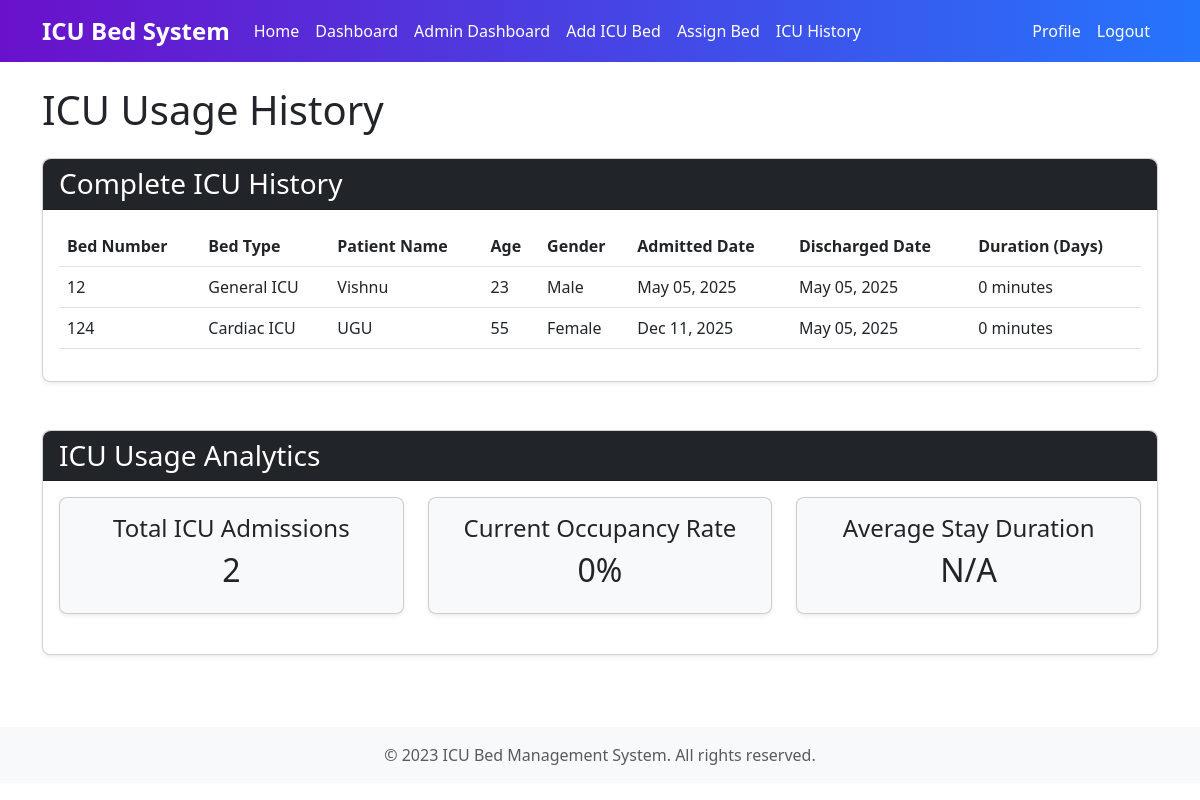
Page /beds/icu-history/ (signed in) on the committed database.
### beds/models.py (models this page shows, shortened)
class ICUHistory(models.Model):
    GENDER_CHOICES = [
        ('male', 'Male'),
        ('female', 'Female'),
        ('other', 'Other'),
    ]
    bed = models.ForeignKey(ICUBed, on_delete=models.CASCADE, related_name='history')
    patient_name = models.CharField(max_length=100)
    patient_age = models.PositiveIntegerField()
    patient_gender = models.CharField(max_length=10, choices=GENDER_CHOICES)
    admitted_date = models.DateField()
    discharged_date = models.DateField(null=True, blank=True)
    treatment_details = models.TextField(blank=True, null=True)
    created_at = models.DateTimeField(auto_now_add=True)
    class Meta:
        verbose_name_plural = "ICU Histories"

class ICUBed(models.Model):
    BED_TYPES = [
        ('general', 'General ICU'),
        ('cardiac', 'Cardiac ICU'),
        ('neonatal', 'Neonatal ICU'),
        ('pediatric', 'Pediatric ICU'),
        ('surgical', 'Surgical ICU'),
    ]
    bed_number = models.CharField(max_length=10, unique=True)
    bed_type = models.CharField(max_length=20, choices=BED_TYPES)
    is_available = models.BooleanField(default=True)
    description = models.TextField(blank=True, null=True)
    price_per_day = models.DecimalField(max_digits=10, decimal_places=2)
    created_at = models.DateTimeField(auto_now_add=True)
    updated_at = models.DateTimeField(auto_now=True)

### beds/views.py (the view)
# urls.py: path('icu-history/', views.icu_history, name='icu_history'),
@login_required
def icu_history(request):
    if not is_admin(request.user):
        messages.error(request, 'You do not have permission to view ICU history.')
        return redirect('dashboard')
    histories = ICUHistory.objects.all().order_by('-discharged_date')
    return render(request, 'beds/icu_history.html', {'histories': histories})

### beds/views.py (called while the page is built)
def is_admin(user):
    return user.is_staff or user.is_superuser

### templates/beds/icu_history.html (shortened to what this page needs)
{% extends 'base.html' %}
{% block content %}
<div class="row">
    <div class="col-md-12">
        <h1 class="mb-4">ICU Usage History</h1>
    </div>
</div>
<div class="row">
    <div class="col-md-12">
        <div class="card">
            <div class="card-header bg-dark text-white">
                <h3 class="mb-0">Complete ICU History</h3>
            </div>
            <div class="card-body">
                {% if histories %}
                    <div class="table-responsive">
                        <table class="table table-hover">
                            <thead>
                                <tr>
                                    <th>Bed Number</th>
                                    <th>Bed Type</th>
                                    <th>Patient Name</th>
                                    <th>Age</th>
                                    <th>Gender</th>
                                    <th>Admitted Date</th>
                                    <th>Discharged Date</th>
                                    <th>Duration (Days)</th>
                                </tr>
                            </thead>
                            <tbody>
                                {% for history in histories %}
                                    <tr>
                                        <td>{{ history.bed.bed_number }}</td>
                                        <td>{{ history.bed.get_bed_type_display }}</td>
                                        <td>{{ history.patient_name }}</td>
                                        <td>{{ history.patient_age }}</td>
                                        <td>{{ history.get_patient_gender_display }}</td>
                                        <td>{{ history.admitted_date|date:"M d, Y" }}</td>
                                        <td>{{ history.discharged_date|date:"M d, Y"|default:"--" }}</td>
                                        <td>
                                            {% if history.discharged_date %}
                                                {{ history.discharged_date|timeuntil:history.admitted_date }}
                                            {% else %}
                                                Still admitted
                                            {% endif %}
                                        </td>
                                    </tr>
                                {% endfor %}
                            </tbody>
                        </table>
                    </div>
                {% else %}
                    <div class="alert alert-info">
                        No ICU history records found.
                    </div>
                {% endif %}
            </div>
        </div>
    </div>
</div>
<div class="row mt-4">
    <div class="col-md-12">
        <div class="card">
            <div class="card-header bg-dark text-white">
                <h3 class="mb-0">ICU Usage Analytics</h3>
            </div>
            <div class="card-body">
                <div class="row">
                    <div class="col-md-4">
                        <div class="card bg-light">
                            <div class="card-body text-center">
                                <h4>Total ICU Admissions</h4>
                                <h2>{{ histories|length }}</h2>
                            </div>
                        </div>
                    </div>
                    <div class="col-md-4">
                        <div class="card bg-light">
                            <div class="card-body text-center">
                                <h4>Current Occupancy Rate</h4>
                                <h2>
                                    {% with total=bed_count occupied=occupied_count %}
                                        {% if total > 0 %}
                                            {{ occupied|floatformat:0 }}%
                                        {% else %}
                                            0%
                                        {% endif %}
                                    {% endwith %}
                                </h2>
                            </div>
                        </div>
                    </div>
                    <div class="col-md-4">
                        <div class="card bg-light">
                            <div class="card-body text-center">
                                <h4>Average Stay Duration</h4>
                                <h2>
                                    {% with completed=completed_histories %}
                                        {% if completed %}
                                            {{ avg_duration|floatformat:1 }} days
                                        {% else %}
                                            N/A
                                        {% endif %}
                                    {% endwith %}
                                </h2>
                            </div>
                        </div>
                    </div>
                </div>
            </div>
        </div>
    </div>
</div>
{% endblock %}

### static/css/style.css (style rules this page uses)
.card { margin-bottom: 1.5rem; border-radius: 0.5rem; box-shadow: 0 0.125rem 0.25rem rgba(0, 0, 0, 0.075); }
.card-header { border-radius: 0.5rem 0.5rem 0 0 !important; }
.table-responsive { border-radius: 0.25rem; }

### rows in the picture
ICUHistory: bed.bed_number "12", bed.bed_type "General ICU", patient_name "Vishnu", patient_age "23", patient_gender "Male", admitted_date "May 05, 2025", discharged_date "May 05, 2025", discharged_date "0 minutes"
ICUHistory: bed.bed_number "124", bed.bed_type "Cardiac ICU", patient_name "UGU", patient_age "55", patient_gender "Female", admitted_date "Dec 11, 2025", discharged_date "May 05, 2025", discharged_date "0 minutes"

### other values in the picture
{{ histories|length }} "2"
